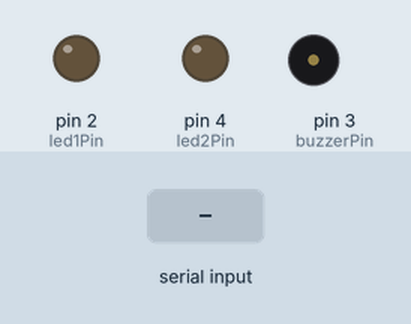
This sketch was run on a simulated Arduino Uno, built with avr-gcc and run on an emulated ATmega328P. Shown: output pins drawn as LEDs (lit = HIGH), buzzer (waves = sounding, pin HIGH). Inputs (shaded band) come from the test bench.

Above: at 1.2 s.
1.3 s: "G" received over Serial
At 2.5 s:
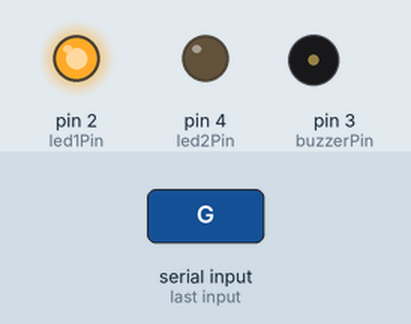
2.8 s: "I" received over Serial
At 3.6 s:
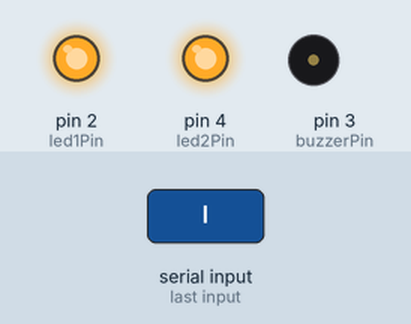
4.3 s: "H" received over Serial
At 4.8 s:
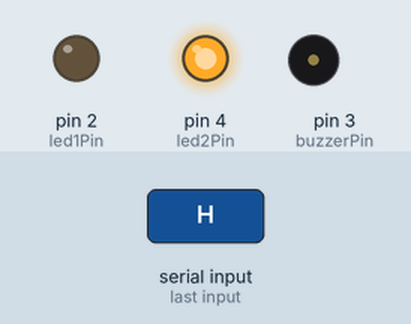
5.8 s: "K" received over Serial
At 7.0 s:
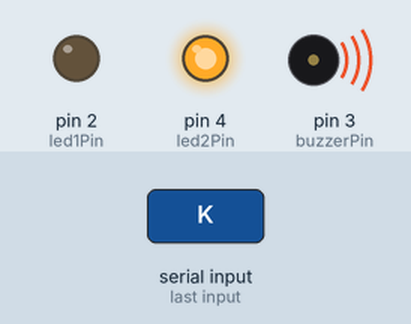
7.3 s: "J" received over Serial
At 8.3 s:
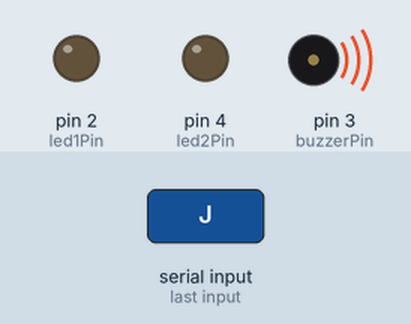
8.8 s: "L" received over Serial
At 9.4 s:
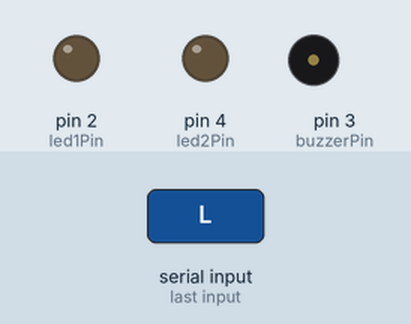
Timing chart, 0 to 11.3 s (numbered marks = the images above; inputs shaded):
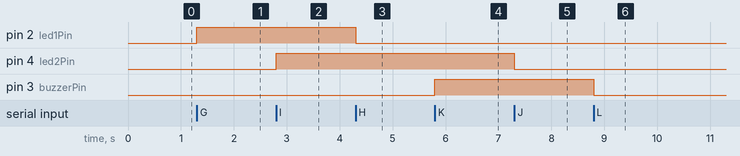

Measured:
- after the input at 1.3 s, pin 2 (led1Pin): LOW → HIGH at once
- after the input at 2.8 s, pin 4 (led2Pin): LOW → HIGH at once
- after the input at 4.3 s, pin 2 (led1Pin): HIGH → LOW at once
- after the input at 5.8 s, pin 3 (buzzerPin): LOW → HIGH at once
- after the input at 7.3 s, pin 4 (led2Pin): HIGH → LOW at once
- after the input at 8.8 s, pin 3 (buzzerPin): HIGH → LOW at once

The sketch:

Arduino_IOT.ino
```cpp
// Arduino actuator node for the IoT final project.
// Serial command alphabet: G..L at 115200 baud.

const int led1Pin = 2;
const int led2Pin = 4;
const int buzzerPin = 3;

void setup() {
  pinMode(led1Pin, OUTPUT);
  pinMode(led2Pin, OUTPUT);
  pinMode(buzzerPin, OUTPUT);

  digitalWrite(led1Pin, LOW);
  digitalWrite(led2Pin, LOW);
  digitalWrite(buzzerPin, LOW);

  Serial.begin(115200);
}

void loop() {
  if (Serial.available() <= 0) {
    return;
  }

  const char command = (char)Serial.read();
  switch (command) {
    case 'G': digitalWrite(led1Pin, HIGH); break;
    case 'H': digitalWrite(led1Pin, LOW); break;
    case 'I': digitalWrite(led2Pin, HIGH); break;
    case 'J': digitalWrite(led2Pin, LOW); break;
    case 'K': digitalWrite(buzzerPin, HIGH); break;
    case 'L': digitalWrite(buzzerPin, LOW); break;
    default: break;
  }
}
```
